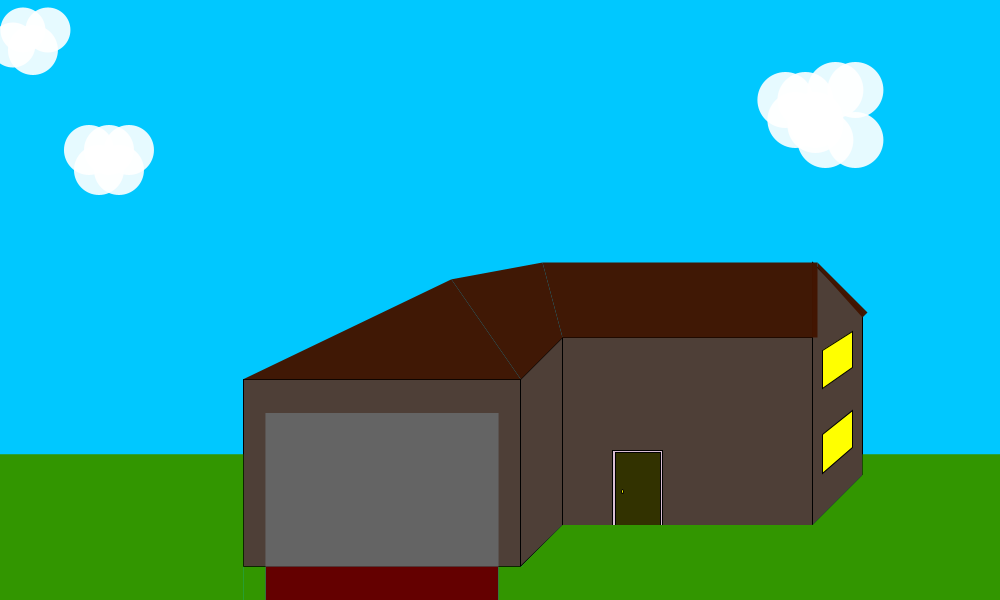
Frame 1 (no input)
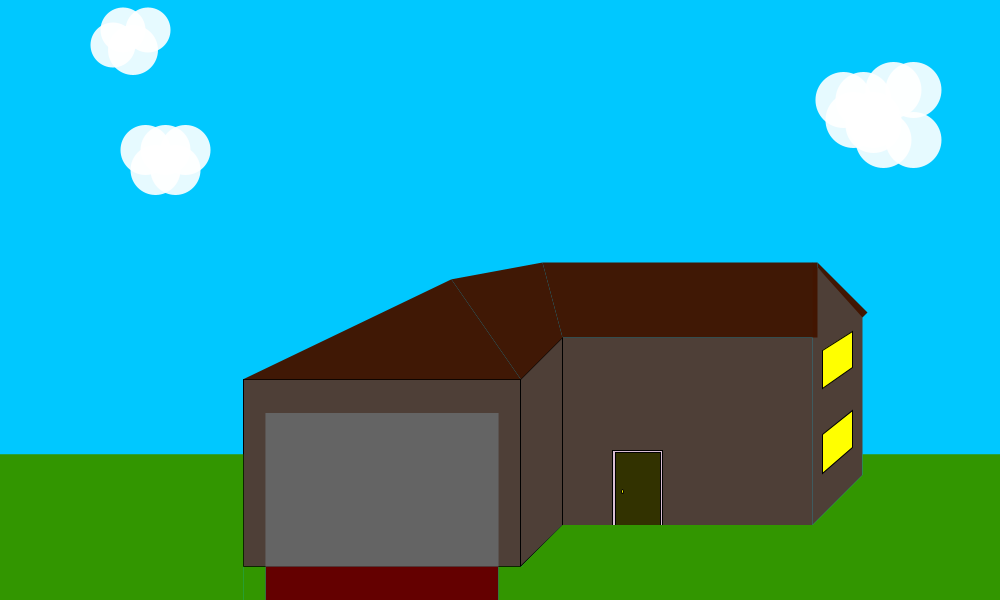
Frame 60 (the mouse pressed at the canvas centre just before this capture)
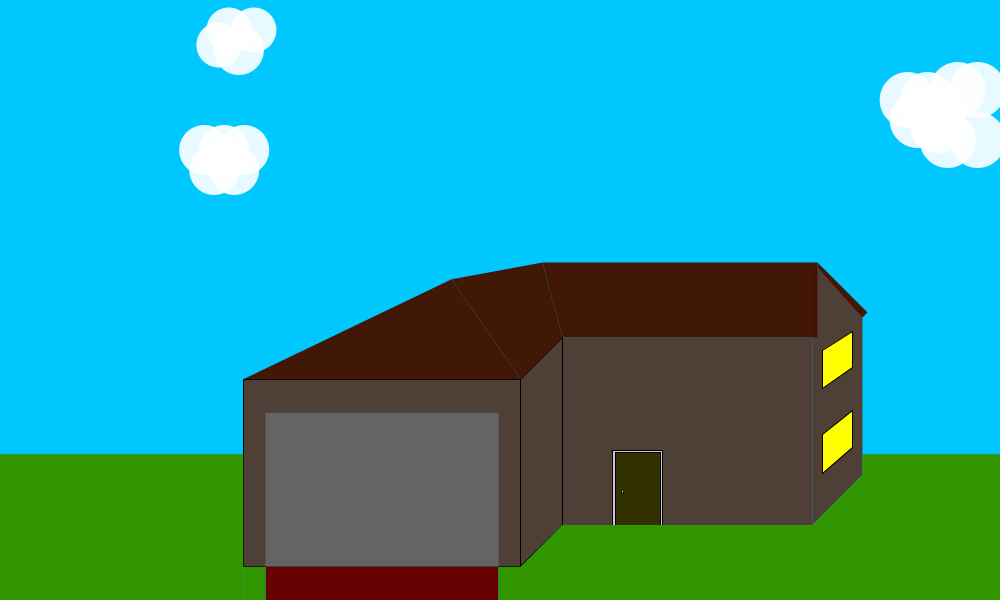
Frame 120 (the mouse held since frame 60 and released just before this capture)

The Processing sketch that drew these frames (run headless with seeded random() and noise(); from frame 60 on, the mouse is pressed at the canvas centre):

// Processing sketch: processing_181542
// ── processing_181542.pde

float houseW = 250;
float cloud = random(0,20);
float cloudA = random(50,200);
float cloudB = random(500,800);

void setup(){
  size(1000,600);
}

//setting variables for the house and garage
//float houseW = 250;
void draw(){
  background(0,200,255);
  float houseH = houseW*.75;
  float offset = houseH/5;
  float houseX = width - (houseW+(offset*5));
  float houseY = height - (houseH+(offset*2));
  float hSideX1 = houseX+houseW; 
  float hSideY1 = houseY-(houseH*.4); 
  float hSideX2 = (houseX+houseW)+(.20*houseW);
  float hSideY2 = houseY-(.10*houseW);
  float hSideY3 = (houseY+houseH)-(.20*houseW);
  float hSideY4 = (houseY+houseH);
  float gSideX1 = houseX-(.167*houseW);
  float gSideY1 = houseY+(.167*houseW);
  float gSideX2 = houseX;
  float gSideY2 = houseY;
  float gSideY3 = houseY+houseH;
  float gSideY4 = (houseY+houseH)+(.167*houseW);
  float garageW = houseW*1.11;
  float garageH = houseH;
  float garageX = gSideX1-garageW;
  float garageY = gSideY1;
  float gRoofX2 = garageX+(garageW*.75);
  float gRoofY2 = garageY-(garageW*.36);
  float gQuadRoofX2 = houseX-(houseW*.08);
  float gQuadRoofY2 = houseY-(houseH*.4);
  float hRoofRight = hSideX1+(.02*houseW);
  float bRoofRight = hSideX2+(.02*houseW);
  float gDoorX = garageX+(.08*garageW);
  float gDoorY = garageY+(.18*garageH);
  float gDoorW = garageW-(.16*garageW);
  float gDoorH = garageH-(.18*garageH);
  float hDoorX = houseX+(.20*houseW);
  float hDoorW = .20*houseW;
  float hDoorH = .40*houseH;
  float hDoorY = (houseY+houseH)-hDoorH;
  float sWindowX1 = hSideX1 + (.04*houseW);
  float sWindowY1 = hSideY1 + (.35*houseW);
  float sWindowX2 = hSideX2 - (.04*houseW);
  float sWindowY2 = hSideY2 + (.075*houseW);
  float sWindowY3 = hSideY2 + (.22*houseW);
  float sWindowY4 = hSideY1 + (.505*houseW);
  float sBWindowY1 = sWindowY1+(.45*houseH);
  float sBWindowY2 = sWindowY2+(.425*houseH);
  float sBWindowY3 = sWindowY3+(.425*houseH);
  float sBWindowY4 = sWindowY4+(.45*houseH);
  
  fill(100,25,0,200);
  rect(houseX, houseY, houseW, houseH); 
  quad(hSideX1, hSideY1, hSideX2, hSideY2, hSideX2, hSideY3, hSideX1, hSideY4);
    
  //house door
  fill(255,225,255,200);
  stroke(0);
  rect(hDoorX, hDoorY, hDoorW, hDoorH);
  fill(50,50,0);
  rect(hDoorX+(.01*houseW), hDoorY+(.01*houseW), hDoorW-(.02*houseW), hDoorH-(.01*houseW));
  //door knob
  fill(255,255,0);
  ellipse((hDoorX+(.01*houseW))+(hDoorW*.15), hDoorY+(.55*hDoorH), hDoorW*.05, hDoorH*.05);
      
  //windows
  fill(255,255,0);
  quad(sWindowX1, sWindowY1, sWindowX2, sWindowY2, sWindowX2, sWindowY3, sWindowX1, sWindowY4);
  quad(sWindowX1, sBWindowY1, sWindowX2, sBWindowY2, sWindowX2, sBWindowY3, sWindowX1, sBWindowY4);  
    
  //Garage set up
  fill(100,25,0,200);
  rect(garageX, garageY, garageW, garageH);
  quad(gSideX1, gSideY1, gSideX2, houseY, houseX, gSideY3, gSideX1, gSideY4);
  
  //Garage Door
  fill(100,100,100);
  noStroke();
  rect(gDoorX, gDoorY, gDoorW, gDoorH);
      
  //Roof 
  noStroke();
  fill(65,20,0,250);
  triangle(garageX, garageY,gRoofX2, gRoofY2, gSideX1, gSideY1);
  quad(gRoofX2, gRoofY2, gQuadRoofX2, gQuadRoofY2, gSideX2, houseY, gSideX1, gSideY1);
  quad(gQuadRoofX2, gQuadRoofY2, hRoofRight, gQuadRoofY2, hRoofRight, houseY, houseX, houseY);
  quad(hRoofRight, gQuadRoofY2, bRoofRight, hSideY2, hSideX2, hSideY2+(houseW*.02), hRoofRight, (gQuadRoofY2+(houseW*.02)));
  
  //driveway
  fill(100,0,0);
  rect(gDoorX, gDoorY+gDoorH, gDoorW, height);
  
  //ground grass
  fill(50,150,0);
  rect(0,garageY+(.4*garageH),garageX, height);
  rect(garageX, garageY+garageH, .08*garageW, height);
  rect(garageX+(.92*garageW), garageY+garageH, width, height);
  quad(gSideX1, gSideY4, houseX, gSideY3, 1000, hSideY4, 1000, height);
  quad(hSideX1, hSideY4, hSideX2, hSideY3, 1000, hSideY3, 1000, height);
  rect(hSideX2, garageY+(.4*garageH),width, height);
  
  //clouds
  noStroke();
  fill(255,255,255,230);
  ellipse(cloud,45,45,45);
  ellipse(cloud+10,30,45,45);
  ellipse(cloud+20,50,50,50);
  ellipse(cloud+35,30,45,45);
  cloud = cloud+random(1.0,2.5);
  
  ellipse(cloudA,150,50,50);
  ellipse(cloudA+20,150,50,50);
  ellipse(cloudA+40,150,50,50);
  ellipse(cloudA+10,170,50,50);
  ellipse(cloudA+30,170,50,50);
  cloudA = cloudA+random(.5,1.5);
  
  ellipse(cloudB,100,56,56);
  ellipse(cloudB+20,100,56,56);
  ellipse(cloudB+30,120,56,56);
  ellipse(cloudB+10,120,56,56);
  ellipse(cloudB+30,125,56,56);
  ellipse(cloudB+50,90,56,56);
  ellipse(cloudB+70,90,56,56);
  ellipse(cloudB+40,140,56,56);
  ellipse(cloudB+70,140,56,56);
  cloudB = cloudB+random(.5,1.5);
  
  if(cloud>width+50){cloud=random(-160, -50);}
  if(cloudA>width+55){cloudA=random(-200,-100);}
  if(cloudB>width+61){cloudB=random(-350,-100);}
}
